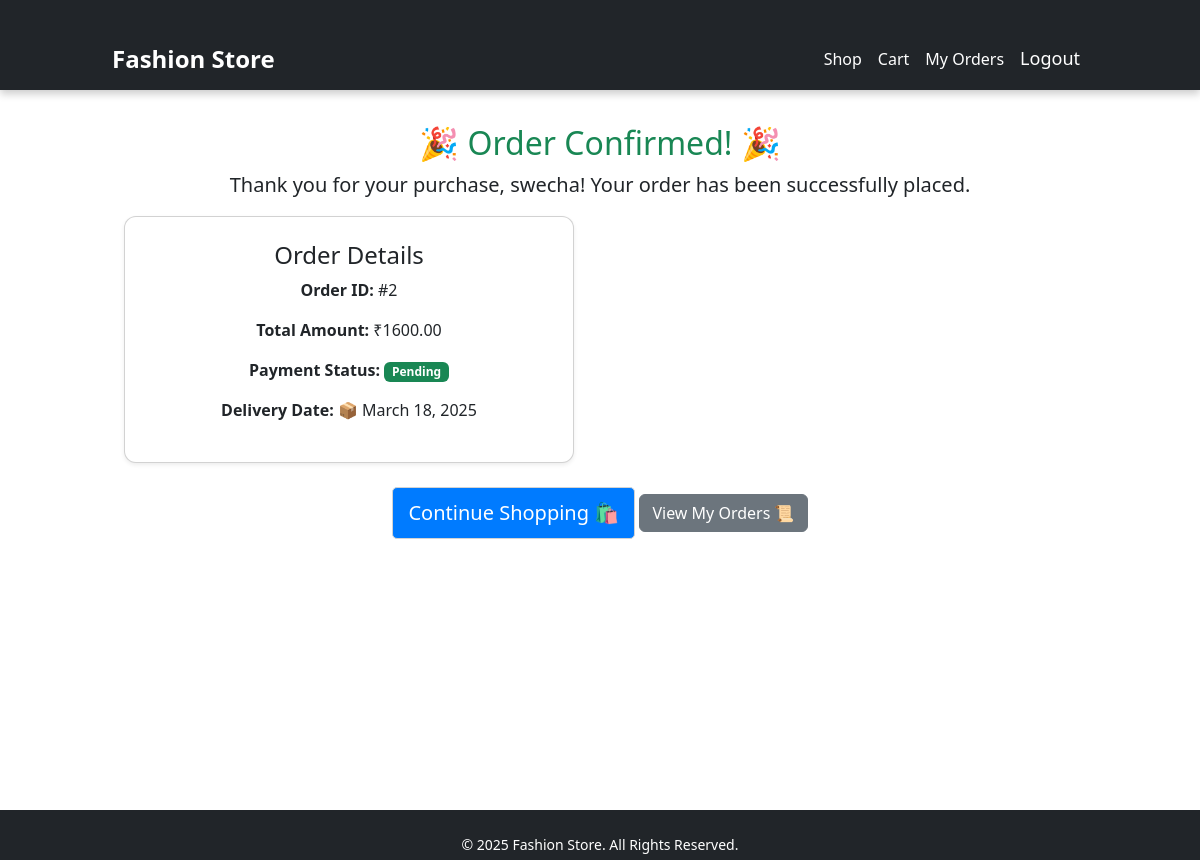
Screenshot of /store/order-confirmation/2/ (signed in) with the database file from the repository.
### store/models.py (models this page shows, shortened)
class Order(models.Model):
    user = models.ForeignKey(User, on_delete=models.CASCADE, null=True, blank=True)
    name = models.CharField(max_length=255)
    email = models.EmailField()
    address = models.TextField()
    total_price = models.DecimalField(max_digits=10, decimal_places=2)
    payment_status = models.CharField(
        max_length=20,
        choices=[('Pending', 'Pending'), ('Paid', 'Paid')],
        default='Pending'
    )
    created_at = models.DateTimeField(auto_now_add=True)
    estimated_delivery = models.DateField(null=True, blank=True)  # ✅ New field for estimated delivery date

### store/views.py (the view)
# urls.py: path('order-confirmation/<int:order_id>/', views.order_confirmation, name='order_confirmation'),
@login_required
def order_confirmation(request, order_id):
    order = get_object_or_404(Order, id=order_id, user=request.user)
    estimated_delivery = order.created_at + timedelta(days=5)
    context = {
        "order": order,
        "user_name": request.user.get_full_name() or request.user.username,
        "estimated_delivery": estimated_delivery.strftime("%B %d, %Y"),
    }
    return render(request, "store/order_confirmation.html", context)

### store/templates/store/order_confirmation.html
{% extends "base.html" %}
{% block content %}
<div class="container text-center">
    <h2 class="mt-4 text-success">🎉 Order Confirmed! 🎉</h2>
    <p class="lead">Thank you for your purchase, <strong>{{ user_name }}</strong>! Your order has been successfully placed.</p>
    <div class="card shadow-sm p-4">
        <h4>Order Details</h4>
        <p><strong>Order ID:</strong> #{{ order.id }}</p>
        <p><strong>Total Amount:</strong> ₹{{ order.total_price }}</p>
        <p><strong>Payment Status:</strong> <span class="badge bg-success">{{ order.payment_status }}</span></p>
        <p><strong>Delivery Date:</strong> 📦 {{ estimated_delivery }}</p>
    </div>
    <div class="mt-4">
        <a href="{% url 'product_list' %}" class="btn btn-primary">Continue Shopping 🛍️</a>
        <a href="{% url 'my_orders' %}" class="btn btn-secondary">View My Orders 📜</a>
    </div>
</div>
{% endblock %}

### store/static/css/styles.css (style rules this page uses)
html, body { height: 100%; margin: 0; padding: 0; overflow-x: hidden; overflow-y: auto; }
body { -ms-overflow-style: none; scrollbar-width: none; }
.container { overflow: hidden; }
.card { border-radius: 10px; background: #fff; box-shadow: 0 4px 8px rgba(0, 0, 0, 0.1); }
.btn-primary { background: #007bff; border: none; }
.card { width: 100%; max-width: 450px; border-radius: 12px; overflow: hidden; box-shadow: 0 4px 8px rgba(0, 0, 0, 0.1); transition: transform 0.3s ease-in-out; display: flex; flex-direction: column; }
.container { max-width: 1000px; margin: auto; padding-top: 20px; }
.btn-primary { padding: 10px 15px; font-size: 20px; border-radius: 5px; border: 1px solid lightgray; }

### templates/base.html (style rules this page uses)
html, body { height: 100%; margin: 0; padding: 0; overflow-x: hidden; }
body { padding-top: 60px; }

### rows the page displays
Order: id "2", total_price "1600.00", payment_status "Pending", estimated_delivery "March 18, 2025"

### other values shown
{{ user_name }} "swecha"
